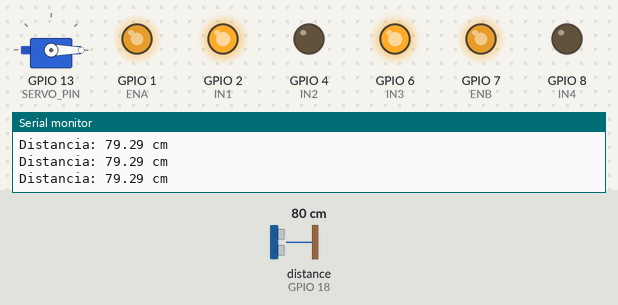
A sketch run on a simulated ESP32-S3. Shown: servo, output pins drawn as LEDs (lit = HIGH), the last lines printed to the serial monitor. Wiring (inferred from the names in the program): ultrasonic range finder: trigger GPIO 5; echo GPIO 18. The inputs (shaded band) are chosen by the test bench; at power-on: distance to the obstacle (sensor on GPIO 18) 80 cm. The echo pulse lasts 58.3 µs per cm; pins used as bus, display or sensor lines are not drawn.

Above: at 1.2 s.
1.3 s: distance to the obstacle (sensor on GPIO 18) set to 44 cm
2.8 s: distance to the obstacle (sensor on GPIO 18) set to 35 cm
At 3.1 s:
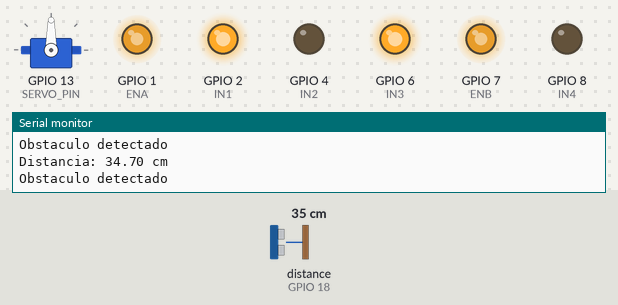
4.3 s: distance to the obstacle (sensor on GPIO 18) set to 60 cm
At 5.2 s:
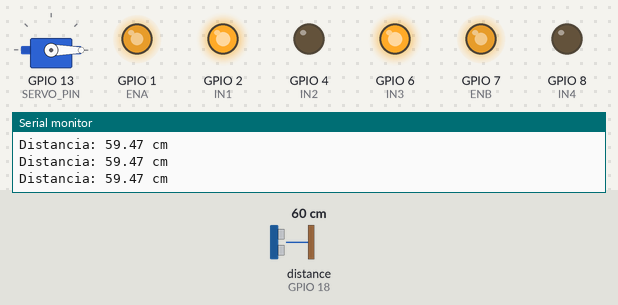
5.9 s: distance to the obstacle (sensor on GPIO 18) set to 2 cm
At 7.2 s:
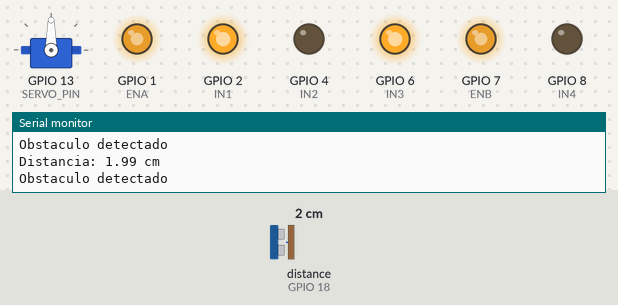
Timing chart, 0 to 8.4 s (numbered marks = the images above; inputs shaded):
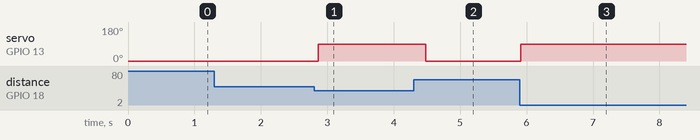

Measured:
- the behaviour switches between 41 and 40 cm on distance to the obstacle (sensor on GPIO 18) (found by bisection; images 0 and 1)
- after the input at 2.8 s, servo on GPIO 13 (SERVO_PIN): 0° → 90° after 0.06 s
- after the input at 4.3 s, servo on GPIO 13 (SERVO_PIN): 90° → 0° after 0.19 s
- after the input at 5.9 s, servo on GPIO 13 (SERVO_PIN): 0° → 90° at once

The sketch:

Codigo_ESP32Prueba.ino
```cpp
#include <ESP32Servo.h>

#define TRIG_PIN 5
#define ECHO_PIN 18

#define ENA 1
#define IN1 2
#define IN2 4

#define ENB 7
#define IN3 6
#define IN4 8

#define SERVO_PIN 13

Servo miServo;

void setup() {

  Serial.begin(115200);

  pinMode(TRIG_PIN, OUTPUT);
  pinMode(ECHO_PIN, INPUT);

  pinMode(ENA, OUTPUT);
  pinMode(IN1, OUTPUT);
  pinMode(IN2, OUTPUT);

  pinMode(ENB, OUTPUT);
  pinMode(IN3, OUTPUT);
  pinMode(IN4, OUTPUT);

  miServo.attach(SERVO_PIN);

  miServo.write(0);

  analogWrite(ENA, 200);
  analogWrite(ENB, 200);


  digitalWrite(IN1, HIGH);
  digitalWrite(IN2, LOW);

  digitalWrite(IN3, HIGH);
  digitalWrite(IN4, LOW);

  Serial.println("Carrito avanzando");
}

void loop() {

  digitalWrite(TRIG_PIN, LOW);
  delayMicroseconds(2);

  digitalWrite(TRIG_PIN, HIGH);
  delayMicroseconds(10);
  digitalWrite(TRIG_PIN, LOW);

  long duracion = pulseIn(ECHO_PIN, HIGH);

  float distancia = duracion * 0.034 / 2;

  Serial.print("Distancia: ");
  Serial.print(distancia);
  Serial.println(" cm");

  if (distancia < 40) {

    Serial.println("Obstaculo detectado");

    miServo.write(90);

  } else {

    miServo.write(0);
  }

  delay(200);
}
```
